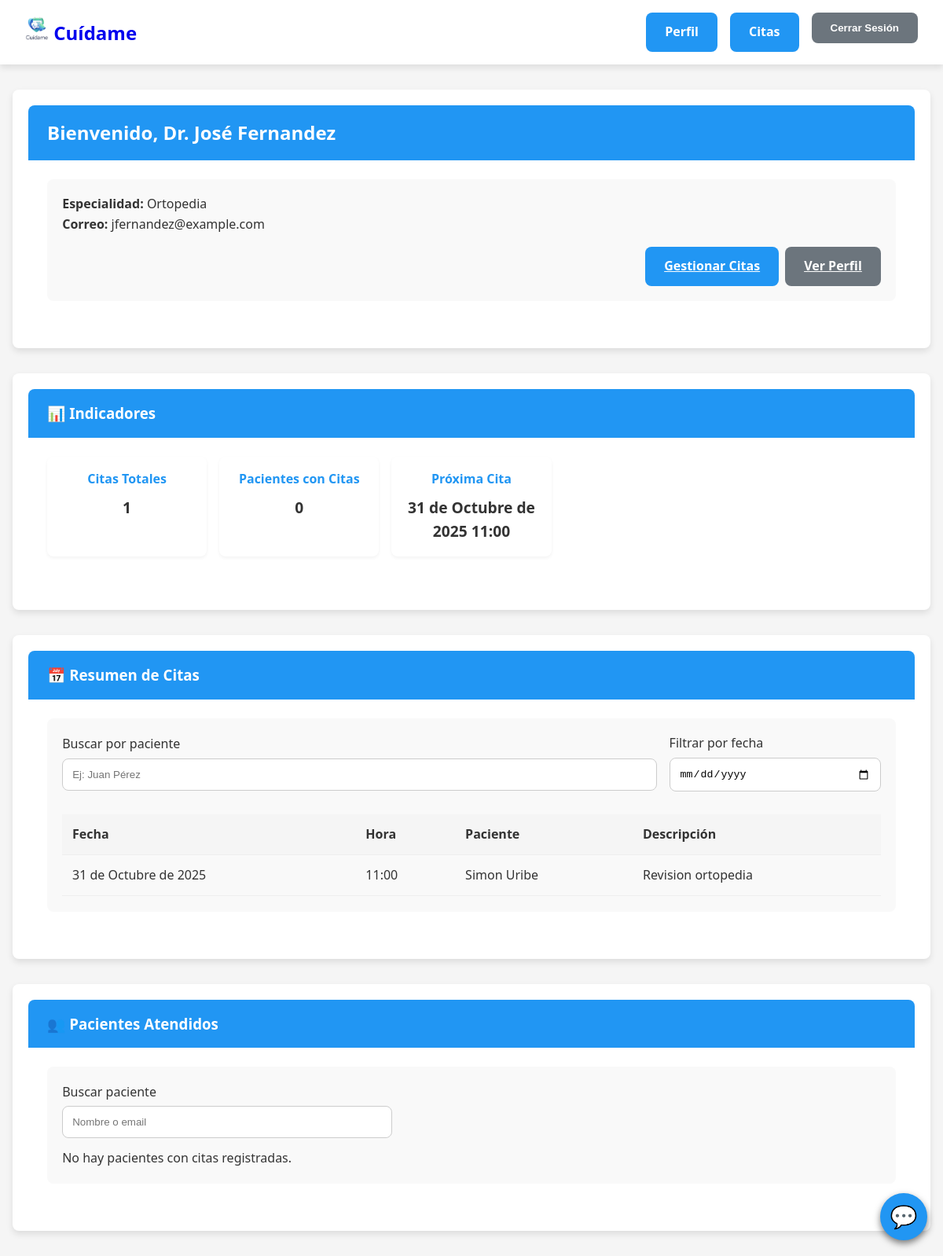
Screenshot of /dashboard/medico/ (signed in) with the database file from the repository.
### main/models.py (models this page shows, shortened)
class Medico(models.Model):
    SPECIALIZATION_CHOICES = [
        ('Dermatología', 'Dermatólogo'),
        ('Neurocirugía', 'Neurocirujano'),
        ('Ortopedia', 'Ortopedista'),
        ('General', 'Médico General'),
    ]
    user = models.OneToOneField(User, on_delete=models.CASCADE)
    especializacion = models.CharField(choices=SPECIALIZATION_CHOICES, default="General")

class User(AbstractUser):
    id_number = models.CharField(max_length=20, unique=True)
    phone_number = models.CharField(max_length=15, blank=True, null=True)
    address = models.CharField(max_length=255, blank=True, null=True)
    birth_date = models.DateField(blank=True, null=True)
    def is_paciente(self):
        return hasattr(self, 'paciente')
    def is_medico(self):
        return hasattr(self, 'medico')

class Cita(models.Model):
    medico = models.ForeignKey(Medico, on_delete=models.CASCADE)
    paciente = models.ForeignKey(Paciente, on_delete=models.CASCADE)
    fecha = models.DateField()
    hora = models.TimeField()
    description = models.TextField(blank=True, null=True)

class Paciente(models.Model):
    user = models.OneToOneField(User, on_delete=models.CASCADE)
    historial_medico = models.TextField(blank=True, null=True)

### main/views.py (the view)
# urls.py: path('dashboard/medico/', dashboard_medico, name='dashboard_medico'),
@login_required
def dashboard_medico(request):
    if not hasattr(request.user, 'medico'):
        return redirect('dashboard_paciente')
    medico = request.user.medico
    citas = Cita.objects.filter(medico=medico).order_by('fecha', 'hora')
    todos_pacientes = Paciente.objects.all()
    context = {
        'medico': medico,
        'citas': citas,
        'todos_pacientes': todos_pacientes,
    }
    return render(request, 'main/dashboard_medico.html', context)

### main/templates/main/dashboard_medico.html (shortened to what this page needs)
{% extends 'base.html' %}
{% load static %}
{% block extra_css %}
<link rel="stylesheet" href="{% static 'css/dashboard_pacientes.css' %}">
{% endblock %}
{% block content %}
<div class="dashboard-container" id="medico-dashboard">
    <section class="dashboard-section perfil-medico">
        <div class="section-header">
            <h2>Bienvenido, Dr. {{ medico.user.first_name }} {{ medico.user.last_name }}</h2>
        </div>
        <div class="section-content">
            <div class="info-card">
                <p><strong>Especialidad:</strong> {{ medico.especializacion }}</p>
                <p><strong>Correo:</strong> {{ medico.user.email }}</p>
                <div class="action-buttons">
                    <a href="{% url 'medico_citas' %}" class="btn-primary">Gestionar Citas</a>
                    <a href="{% url 'medico_perfil' %}" class="btn-secondary">Ver Perfil</a>
                </div>
            </div>
        </div>
    </section>
    <section class="dashboard-section">
        <div class="section-header">
            <h3>📊 Indicadores</h3>
        </div>
        <div class="section-content">
            <div class="metricas-grid">
                <div class="metrica-card">
                    <h4>Citas Totales</h4>
                    <p>{{ citas|length }}</p>
                </div>
                <div class="metrica-card">
                    <h4>Pacientes con Citas</h4>
                    <p>{{ pacientes_con_citas|length }}</p>
                </div>
                <div class="metrica-card">
                    <h4>Próxima Cita</h4>
                    {% if citas %}
                        <p>{{ citas.0.fecha }} {{ citas.0.hora }}</p>
                    {% else %}
                        <p>Sin próximas citas</p>
                    {% endif %}
                </div>
            </div>
        </div>
    </section>
    <section class="dashboard-section resumen-citas">
        <div class="section-header">
            <h3>📅 Resumen de Citas</h3>
        </div>
        <div class="section-content">
            <div class="info-card">
                <div class="filters" style="display:flex; gap:1rem; align-items:center; margin-bottom:0.8rem;">
                    <div class="form-group" style="flex:1;">
                        <label for="buscar-cita">Buscar por paciente</label>
                        <input type="text" id="buscar-cita" placeholder="Ej: Juan Pérez">
                    </div>
                    <div class="form-group">
                        <label for="filtrar-fecha">Filtrar por fecha</label>
                        <input type="date" id="filtrar-fecha">
                    </div>
                </div>
                {% if citas %}
                <table class="citas-table" id="tabla-citas">
                    <thead>
                        <tr>
                            <th>Fecha</th>
                            <th>Hora</th>
                            <th>Paciente</th>
                            <th>Descripción</th>
                        </tr>
                    </thead>
                    <tbody>
                        {% for cita in citas %}
                        <tr data-fecha="{{ cita.fecha }}" data-paciente="{{ cita.paciente.user.get_full_name|lower }}">
                            <td>{{ cita.fecha }}</td>
                            <td>{{ cita.hora }}</td>
                            <td>{{ cita.paciente.user.get_full_name }}</td>
                            <td>{{ cita.description|default:"Sin descripción" }}</td>
                        </tr>
                        {% endfor %}
                    </tbody>
                </table>
                {% else %}
                    <p>No tienes citas programadas.</p>
                {% endif %}
            </div>
        </div>
    </section>
    <section class="dashboard-section lista-pacientes">
        <div class="section-header">
            <h3>👥 Pacientes Atendidos</h3>
        </div>
        <div class="section-content">
            <div class="info-card">
                <div class="form-group" style="max-width:420px; margin-bottom:0.8rem;">
                    <label for="buscar-paciente">Buscar paciente</label>
                    <input type="text" id="buscar-paciente" placeholder="Nombre o email">
                </div>
                {% if pacientes_con_citas %}
                <table class="citas-table" id="tabla-pacientes">
                    <thead>
                        <tr>
                            <th>Paciente</th>
                            <th>Email</th>
                            <th>Acciones</th>
                        </tr>
                    </thead>
                    <tbody>
                        {% for paciente in pacientes_con_citas %}
                        <tr data-paciente="{{ paciente.user.get_full_name|lower }}" data-email="{{ paciente.user.email|lower }}">
                            <td>{{ paciente.user.get_full_name }}</td>
                            <td>{{ paciente.user.email }}</td>
                            <td><a href="{% url 'detalle_paciente' paciente.id %}" class="btn-primary">Ver Detalle</a></td>
                        </tr>
                        {% endfor %}
                    </tbody>
                </table>
                {% else %}
                <p>No hay pacientes con citas registradas.</p>
                {% endif %}
            </div>
        </div>
    </section>
</div>
{% endblock %}

### static/css/style.css (style rules this page uses)
:root { --primary-color: #2196F3; --secondary-color: #FF4081; --accent-color: #4CAF50; --background-color: #f5f5f5; --text-color: #333; --border-radius: 8px; --card-shadow: 0 4px 8px rgba(0,0,0,0.1); }
* { margin: 0; padding: 0; box-sizing: border-box; }
body { font-family: 'Segoe UI', Tahoma, Geneva, Verdana, sans-serif; background-color: var(--background-color); color: var(--text-color); line-height: 1.6; min-height: 100vh; }
button, .btn-primary, .btn-secondary, .btn-accent { padding: 0.75rem 1.5rem; border: none; border-radius: var(--border-radius); cursor: pointer; font-weight: bold; transition: background-color 0.2s; }
.btn-primary { background-color: var(--primary-color); color: white; }
.btn-secondary { background-color: #6c757d; color: white; }
input[type="text"], input[type="email"], input[type="password"], input[type="number"], input[type="date"], input[type="datetime-local"], select, textarea { width: 100%; padding: 0.75rem; margin-top: 5px; border: 1px solid #ccc; border-radius: var(--border-radius); }
.form-group { margin-bottom: 1rem; }
.dashboard-container { max-width: 1200px; margin: 20px auto; padding: 0 20px; }
section { background-color: white; padding: 20px; border-radius: var(--border-radius); box-shadow: 0 1px 3px rgba(0,0,0,0.1); margin-bottom: 20px; }

### static/css/dashboard_pacientes.css (style rules this page uses)
.dashboard-container { max-width: 1200px; margin: 2rem auto; padding: 0 1rem; }
.dashboard-section { background-color: white; border-radius: var(--border-radius); box-shadow: var(--card-shadow); margin-bottom: 2rem; overflow: hidden; }
.section-header { background-color: var(--primary-color); color: white; padding: 1rem 1.5rem; border-top-left-radius: var(--border-radius); border-top-right-radius: var(--border-radius); }
.section-header h2, .section-header h3 { margin: 0; font-weight: 600; }
.section-content { padding: 1.5rem; }
.info-card { background-color: #f9f9f9; border-radius: var(--border-radius); padding: 1.2rem; margin-bottom: 1rem; }
.citas-table { width: 100%; border-collapse: collapse; margin-top: 0.5rem; justify-content: center; }
.citas-table th, .citas-table td { padding: 0.8rem; text-align: left; border-bottom: 1px solid #eee; }
.citas-table th { background-color: #f5f5f5; font-weight: 600; justify-content: center; }
.metricas-grid { display: grid; grid-template-columns: repeat(auto-fill, minmax(200px, 1fr)); gap: 1rem; margin-bottom: 1.5rem; }
.metrica-card { background-color: white; border-radius: var(--border-radius); padding: 1rem; box-shadow: 0 2px 4px rgba(0,0,0,0.05); text-align: center; }
.metrica-card h4 { color: var(--primary-color); margin-top: 0; margin-bottom: 0.5rem; }
.metrica-card p { font-size: 1.2rem; font-weight: 600; margin: 0; }
.action-buttons { display: flex; justify-content: flex-end; margin-top: 1rem; }
.action-buttons a, .action-buttons button { margin-left: 0.5rem; }

### rows the page displays
Medico: user.first_name "José", user.last_name "Fernandez", especializacion "Ortopedia", user.email "jfernandez@example.com"
Cita: fecha "31 de Octubre de 2025", hora "11:00", paciente.user.get_full_name "Simon Uribe", description "Revision ortopedia"

### other values shown
{{ citas|length }} "1"
{{ pacientes_con_citas|length }} "0"
